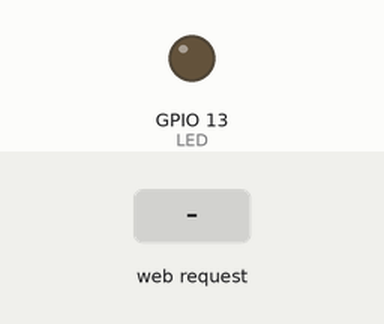
The sketch below on a simulated ESP8266 (NodeMCU). On the bench: output pins drawn as LEDs (lit = HIGH). The test bench sets the inputs (shaded band). WiFi joins after 1.5 s; servers stay silent unless stated; what the sketch prints to the serial monitor is not drawn.

Above: at 2.7 s.
2.8 s: HTTP request GET /LED=ON received
At 4.0 s:
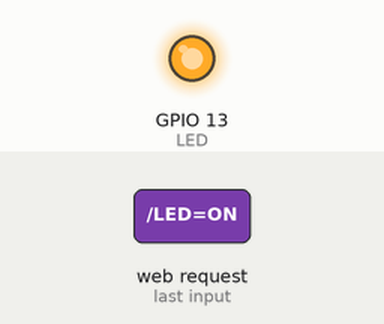
4.3 s: HTTP request GET /LED=OFF received
At 5.3 s:
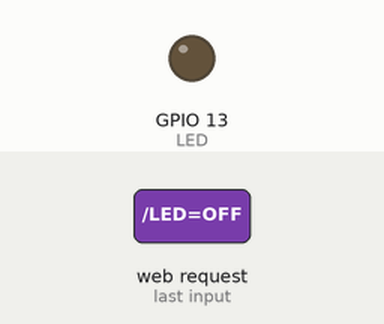
Timing chart, 0 to 7.3 s (numbered marks = the images above; inputs shaded):
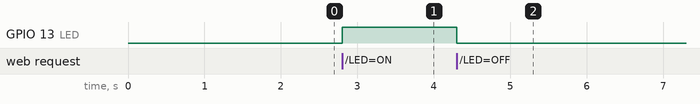

Measured:
- after the input at 2.8 s, GPIO 13 (LED): LOW → HIGH at once
- after the input at 4.3 s, GPIO 13 (LED): HIGH → LOW at once

The sketch:

Face_recog_arduino.ino
```cpp
#include <ESP8266WiFi.h>

const char* ssid = "SSID";    //  Your Wi-Fi Name
const char* password = "PASSWORD";   // Wi-Fi Password

int LED = 13;   // led connected to GPIO2 (D7)(pin no 13 as per arduino)
WiFiServer server(80);
void setup(){
  Serial.begin(9600);
  Serial.print("Turning off wifi");
  WiFi.mode(WIFI_OFF);//Default Baudrate
  pinMode(LED, OUTPUT);
  digitalWrite(LED, LOW);
  Serial.print("Connecting to the Newtork");
  WiFi.begin(ssid, password);
  while (WiFi.status() != WL_CONNECTED){
    delay(500);
    Serial.print(".");
  }
  Serial.println("WiFi connected");
  server.begin();  // Starts the Server
  Serial.println("Server started");
  Serial.print("IP Address of network: "); // will IP address on Serial Monitor
  Serial.println(WiFi.localIP());
  Serial.print("Copy and paste the following URL: http://"); // Will print IP address in URL format
  Serial.print(WiFi.localIP());
  Serial.println("/");
}

void loop(){
  WiFiClient client = server.available();
  if (!client)
  {
    return;
  }
  Serial.println("Waiting for new client");
  while(!client.available()){
    delay(1);
  }
  String request = client.readStringUntil('\r');
  Serial.println(request);
  client.flush();
  int value = HIGH;
  if(request.indexOf("/LED=ON") != -1)
  {
    digitalWrite(LED, HIGH); // Turn LED ON
    value = HIGH;
  }
  if(request.indexOf("/LED=OFF") != -1)
  {
    digitalWrite(LED, LOW); // Turn LED OFF
    value = LOW;
  }
//*------------------HTML Page Code---------------------*//

  client.println("HTTP/1.1 200 OK"); //
  client.println("Content-Type: text/html");
  client.println("");
  client.println("<!DOCTYPE HTML>");
  client.println("<html>");
  client.print("<body style='background: #00979C'>");
  client.println("<h1 align ='center'>");
  client.println("<font-color='red'>");
  client.println("<h2>ESP 8266 LED ON/OFF Code By Sibadyuti De</h2>");
  client.println("</font>");
  client.println("</h1>");
  client.println("<bg color ='#00ff00'>");
  client.println("</bg>");
  client.println("<p align ='center'>");
  client.print("CONTROL LED: ");
  if(value == HIGH) {
    client.print("ON");
  }
  else {
    client.print("OFF");
  }
  client.println("<br><br>");
  client.println("<a href=\"/LED=ON\"\"><button>ON</button></a>");
  client.println("<a href=\"/LED=OFF\"\"><button>OFF</button></a><br />");
  client.println("</html>");
//*------------------HTML Page Code end---------------------*//
  delay(1);
  Serial.println("Client disonnected");
  Serial.println("");
}
```
